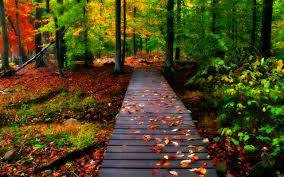
#> input picture images/nature.jpg, 284 x 177 px
$ jupyter execute K_means.ipynb
#> lines starting #> are read from the running program, lines starting #| are printed output that depends on the picture
### util.py
import numpy as np
import matplotlib as mpl
import os
from matplotlib import pyplot
import cv2
import pandas as pd
from sklearn.cluster import KMeans


def findClosestCentroids(X, centroids):

    # Set K
    K = centroids.shape[0]

    # You need to return the following variables correctly.
    idx = np.zeros(X.shape[0], dtype=int)

    # ====================== YOUR CODE HERE ======================
    m=X.shape[0]
    for i in range(m):
        closest = 10000000000  # initial large value
        index = 0
        for j in range(K):
            dist = np.sum(np.square(X[i] - centroids[j]))
            if dist < closest:
                closest = dist
                index = j
        idx[i] = index

    # =============================================================
    return idx


def computeCentroids(X, idx, K):

    # Useful variables
    m, n = X.shape

    centroids = np.zeros((K, n))

    train_egsum = np.zeros((K,n))
    count = np.zeros(K)
    for i in range(m):
        found = 0
        for j in range(K):
            if j == idx[i]:
                found = j
        count[found] += 1
        train_egsum[found] += X[i]

    for i in range(K):
        centroids[i] = train_egsum[i]/count[i]

    return centroids


def runkMeans(X, centroids, findClosestCentroids, computeCentroids,
              max_iters=10, plot_progress=False):

    K = centroids.shape[0]
    idx = None
    idx_history = []
    centroid_history = []

    for i in range(max_iters):
        idx = findClosestCentroids(X, centroids)

        if plot_progress:
            idx_history.append(idx)
            centroid_history.append(centroids)

        centroids = computeCentroids(X, idx, K)

    return centroids, idx


def kMeansInitCentroids(X, K):

#> called with X = array of shape (50268, 3), K = 5
    m, n = X.shape
#> m = 50268; n = 3

    centroid = np.zeros((K, n))

    for i in range(K):
        centroid[i] = X[i] # simply initializing first k training examples as centroids
#> after the loop, centroid = [[0.0588, 0.114, 0.0235], [0.0627, 0.0824, 0], [0.22, 0.176, 0.0902], [0.584, 0.443, 0.302], [0.812, 0.533, 0.314]]

    return centroid

### K_means.ipynb
[cell 1]
import numpy as np
import matplotlib as mpl
import os
from matplotlib import pyplot
from util import findClosestCentroids,computeCentroids,runkMeans,kMeansInitCentroids
import cv2
import matplotlib.pyplot as plt
from sklearn.cluster import KMeans
from sklearn import cluster

## K_means from scratch

[cell 2]
K = 5
max_iters = 10
A = mpl.image.imread(os.path.join('images', 'nature.jpg'))/255
X = A.reshape(-1, 3)
initial_centroids = kMeansInitCentroids(X, K)
#> initial_centroids has the same summary as centroid in kMeansInitCentroids
centroids, idx = runkMeans(X, initial_centroids,
                                 findClosestCentroids,
                                 computeCentroids,
                                 max_iters)
#> after the loop in runkMeans, `for i in range(max_iters):`: centroid_history = []
#> centroids = [[0.173, 0.27, 0.057], [0.0973, 0.075, 0.0204], [0.395, 0.273, 0.0827], [0.446, 0.37, 0.307], [0.678, 0.563, 0.213]]

X_recovered = centroids[idx, :].reshape(A.shape)
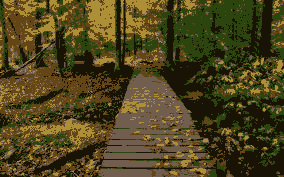
#> X_recovered: shape (177, 284, 3) float64; mean R, G, B 0.305, 0.265, 0.112

[cell 3]
fig, ax = pyplot.subplots(1, 2, figsize=(20, 10))
ax[0].imshow(A)
ax[0].set_title('Original')
ax[0].grid(False)

# Display compressed image, rescale back by 255
ax[1].imshow(X_recovered)
ax[1].set_title('Compressed, with %d colors' % K)
ax[1].grid(False)
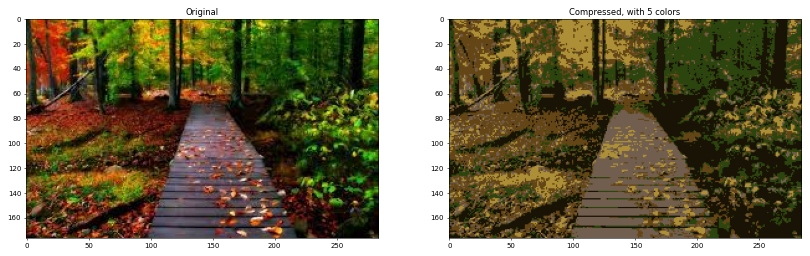
#> figure drawn by matplotlib, 2 panels

## K_means using cv2 madule

[cell 4]
original_image  = cv2.imread(os.path.join('images', 'nature.jpg'))
img=cv2.cvtColor(original_image,cv2.COLOR_BGR2RGB)
#> img is the input picture: shape (177, 284, 3); mean R, G, B 77.7, 67.7, 28.6
vectorized = np.float32(img.reshape((-1,3)))
criteria = (cv2.TERM_CRITERIA_EPS + cv2.TERM_CRITERIA_MAX_ITER, 10, 1.0)
K = 5
attempts=10
ret,label,center=cv2.kmeans(vectorized,K,None,criteria,attempts,cv2.KMEANS_PP_CENTERS)
#> ret = 75409253.7; center = [[166.3, 139.8, 49.72], [62.33, 91.79, 18.12], [112, 55.39, 23.37], [27.82, 26.89, 7.13], [110.3, 91.32, 90.86]]
center = np.uint8(center)
#> center = [[166, 139, 49], [62, 91, 18], [112, 55, 23], [27, 26, 7], [110, 91, 90]]
res = center[label.flatten()]
result_image = res.reshape((img.shape))
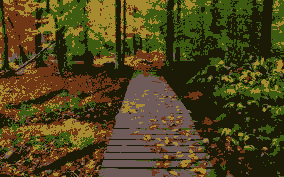
#> result_image: shape (177, 284, 3); mean R, G, B 77.3, 67, 28.3

[cell 5]
plt.figure(figsize=(20, 10))
plt.subplot(1,2,1),plt.imshow(img)
plt.title('Original Image'), plt.xticks([]), plt.yticks([])
plt.subplot(1,2,2),plt.imshow(result_image)
plt.title('Segmented Image when K = %i' % K), plt.xticks([]), plt.yticks([])
plt.show()
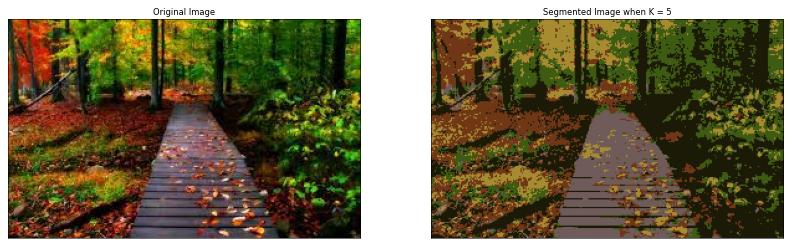
#> figure drawn by matplotlib, 2 panels

## Vector Quantization by K-means sklearn

[cell 6]
original_image  = cv2.imread(os.path.join('images', 'nature.jpg'))
img=cv2.cvtColor(original_image,cv2.COLOR_BGR2RGB)

img=np.array(img, dtype=np.float64) / 255
w, h, d = original_shape = tuple(img.shape)
#> w = 177; h = 284; d = 3; original_shape = (177, 284, 3)
assert d == 3
image_array = np.reshape(img, (w * h, d))
K=5
kmeans = KMeans(n_clusters=K, random_state=0).fit(image_array)
labels = kmeans.predict(image_array)

[cell 7]
plt.figure(figsize=(20, 10))
plt.subplot(1,2,1),plt.imshow(img)
plt.title('Original Image'), plt.xticks([]), plt.yticks([])
plt.subplot(1,2,2),plt.imshow(kmeans.cluster_centers_[labels].reshape(w, h, -1))
plt.title('Segmented Image when K = %i' % K), plt.xticks([]), plt.yticks([])
plt.show()
